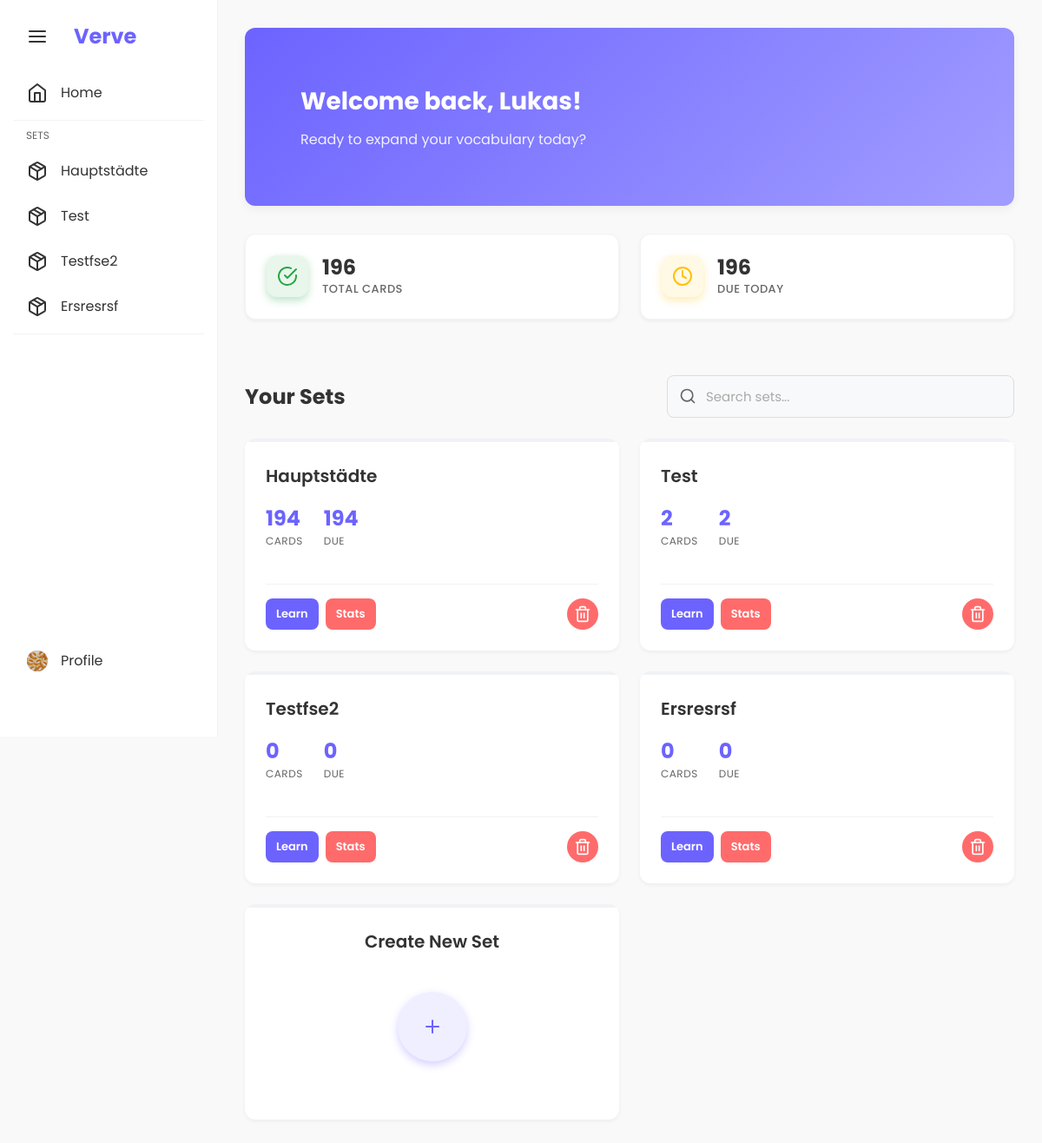
Screenshot of / (signed in) with the database file from the repository.
### app/models/vocab_set.py (models this page shows, shortened)
class VocabSet(db.Model):
    __tablename__ = 'vocab_sets'
    id = db.Column(db.Integer, primary_key=True)
    name = db.Column(db.String(100), nullable=False)
    user_id = db.Column(db.Integer, db.ForeignKey('users.id'), nullable=True)  # None for shared sets
    is_shared = db.Column(db.Boolean, nullable=False, default=False)
    created_at = db.Column(db.DateTime, nullable=False, default=datetime.now)
    updated_at = db.Column(db.DateTime, nullable=False, default=datetime.now, onupdate=datetime.now)
    cards = db.relationship('Card', backref='vocab_set', lazy=True, cascade='all, delete-orphan')
    def get_due_cards(self) -> List['Card']:
        from app.models.card import Card
        return [card for card in self.cards if card.is_due()]
    def get_statistics(self) -> dict:
        level_counts = {}
        for card in self.cards:
            level = card.level
            level_counts[level] = level_counts.get(level, 0) + 1
        return {
            'total_cards': len(self.cards),
            'level_counts': level_counts,
            'due_cards': len(self.get_due_cards())
        }

### app/models/user.py (models this page shows, shortened)
class User(UserMixin, db.Model):
    __tablename__ = 'users'
    id = db.Column(db.Integer, primary_key=True)
    username = db.Column(db.String(50), unique=True, nullable=False, index=True)
    email = db.Column(db.String(120), unique=True, nullable=False, index=True)
    password_hash = db.Column(db.String(128), nullable=False)
    created_at = db.Column(db.DateTime, nullable=False, default=datetime.now)
    avatar_file = db.Column(db.String(120), nullable=True)
    vocab_sets = db.relationship('VocabSet', backref='user', lazy=True,
                                foreign_keys='VocabSet.user_id')

### app/routes/main.py (the view)
@main_bp.route("/")
def index():
    if not current_user.is_authenticated:
        return redirect(url_for('auth.login'))
    sets = VocabService.get_all_set_names(current_user.id)
    sidebar_collapsed = request.cookies.get('sidebar_collapsed', 'false') == 'true'
    return render_template(
        "index.html",
        sets=sets,
        sidebar_collapsed=sidebar_collapsed,
        current_user=current_user
    )

### app/__init__.py (called while the page is built)
def setup_login_manager(app: Flask) -> None:
    from flask_login import LoginManager
    from app.models import User
    login_manager = LoginManager()
    login_manager.init_app(app)
    login_manager.login_view = 'auth.login'
    login_manager.login_message = 'Bitte melden Sie sich an, um auf diese Seite zuzugreifen.'
    @login_manager.user_loader
    def load_user(user_id):
        return User.query.get(int(user_id))

### app/models/card.py (called while the page is built)
    def is_due(self) -> bool:
        return self.next_review <= datetime.now()

### app/services/vocab_service.py (called while the page is built)
    @staticmethod
    def get_all_set_names(user_id: int) -> List[Dict]:
        vocab_sets = VocabSet.query.filter(VocabSet.user_id == user_id).all()
        result = []
        for vs in vocab_sets:
            level_counts = vs.get_statistics()['level_counts']
            max_level = max(level_counts.items(), key=lambda x: x[1])[0] if level_counts else 1
            result.append({
                'id': vs.id,
                'name': vs.name,
                'is_shared': vs.is_shared,
                'card_count': len(vs.cards),
                'due_count': len(vs.get_due_cards()),
                'level_counts': level_counts,
                'max_level': max_level
            })
        return result

### templates/index.html (shortened to what this page needs)
{% extends "base.html" %}
{% block content %}
<div class="container">
    <div class="welcome-card">
        <h1>Welcome back, {{ current_user.username }}!</h1>
        <p>Ready to expand your vocabulary today?</p>
    </div>
    {% if sets %}
    <div class="stats-overview">
        <div class="stat-summary-card">
            <div class="stat-summary-icon icon-style-success">
                <i data-feather="check-circle"></i>
            </div>
            <div class="stat-summary-info">
                {% set total_cards = namespace(value=0) %}
                {% for set in sets %}
                {% set total_cards.value = total_cards.value + set.card_count %}
                {% endfor %}
                <span class="stat-summary-value">{{ total_cards.value }}</span>
                <span class="stat-summary-label">Total Cards</span>
            </div>
        </div>
        <div class="stat-summary-card">
            <div class="stat-summary-icon icon-style-warning">
                <i data-feather="clock"></i>
            </div>
            <div class="stat-summary-info">
                {% set total_due = namespace(value=0) %}
                {% for set in sets %}
                {% set total_due.value = total_due.value + set.due_count %}
                {% endfor %}
                <span class="stat-summary-value">{{ total_due.value }}</span>
                <span class="stat-summary-label">Due Today</span>
            </div>
        </div>
    </div>
    {% endif %}
    <div class="card" style="background: transparent; box-shadow: none; padding: 0;">
        {% if not sets %}
        <div style="margin-bottom: var(--spacing-lg);">
            <h2 style="margin: 0;">Your Sets</h2>
        </div>
        <div class="card empty-state">
            <i data-feather="layers" class="empty-state-icon"></i>
            <h3>No Sets Yet</h3>
            <p>Create your first vocabulary set to start learning.</p>
            <button class="btn btn-primary" onclick="openCreateSetModal()">
                <i data-feather="plus"></i> Create Set
            </button>
        </div>
        {% else %}
        <div class="sets-header">
            <h2>Your Sets</h2>
            <div class="search-bar-container">
                <div class="search-bar">
                    <input type="text" id="setSearchInput" class="form-control" placeholder="Search sets..."
                        autocomplete="off">
                </div>
            </div>
        </div>
        <div class="sets-grid">
            {% for set in sets %}
            <div class="set-card" onclick="window.location.href='{{ url_for('main.set_overview', set_id=set.id) }}'">
                <div class="set-card-header">
                    <h3>{{ set.name.replace('_', ' ') | title }}</h3>
                </div>
                <div class="set-card-stats">
                    <div class="stat">
                        <span class="stat-value">{{ set.card_count }}</span>
                        <span class="stat-label">Cards</span>
                    </div>
                    <div class="stat">
                        <span class="stat-value">{{ set.due_count }}</span>
                        <span class="stat-label">Due</span>
                    </div>
                </div>
                <div class="set-card-actions">
                    <a href="{{ url_for('main.learn_set', set_id=set.id) }}" class="btn btn-sm btn-primary"
                        onclick="event.stopPropagation();">Learn</a>
                    <a href="{{ url_for('main.stats', set_id=set.id) }}" class="btn btn-info btn-sm"
                        style="background-color: var(--level-{{ set.max_level }}); color: white;"
                        onclick="event.stopPropagation();">Stats</a>
                    <button class="btn btn-sm btn-danger btn-icon" style="margin-left: auto;"
                        onclick="event.stopPropagation(); deleteVocabSet({{ set.id }}, '{{ set.name }}')">
                        <i data-feather="trash-2"></i>
                    </button>
                </div>
            </div>
            {% endfor %}
            <div class="create-new-card" onclick="openCreateSetModal()">
                <div class="set-card-header">
                    <h3>Create New Set</h3>
                </div>
                <div class="create-new-content">
                    <div class="create-icon">
                        <i data-feather="plus"></i>
                    </div>
                </div>
            </div>
        </div>
        {% endif %}
    </div>
</div>
{% endblock %}

### templates/base.html (shortened to what this page needs)
<!DOCTYPE html>
<html lang="en">
<head>
    <link rel="stylesheet" href="{{ url_for('static', filename='css/style.css') }}">
</head>
<body>
    <div class="sidebar {% if sidebar_collapsed %}collapsed{% endif %}">
        <div class="sidebar-header">
            <button class="sidebar-toggle"><i data-feather="menu"></i></button>
            <span class="sidebar-brand">Verve</span>
        </div>
        <ul class="sidebar-nav">
            <li><a href="{{ url_for('main.index') }}"><i data-feather="home"></i><span>Home</span></a></li>
            <li class="sidebar-separator"></li>
            <li class="sidebar-nav-header"><span>Sets</span></li>
            {% for set in sets %}
            <li>
                <a href="{{ url_for('main.set_overview', set_id=set.id) }}">
                    <i data-feather="package"></i>
                    <span>
                        {{ set.name.replace('_', ' ') | title }}
                    </span>
                </a>
            </li>
            {% endfor %}
            <li class="sidebar-separator"></li>
        </ul>
        {% if current_user.is_authenticated %}
        <div class="sidebar-profile-bottom">
            <a href="{{ url_for('auth.profile') }}" class="profile-link-bottom">
                <div class="sidebar-avatar">
                    {% if current_user.avatar_file %}
                    <img src="{{ url_for('static', filename=current_user.avatar_file) }}" alt="Avatar"
                        style="width: 100%; height: 100%; object-fit: cover; border-radius: 50%;">
                    {% else %}
                    {{ current_user.username[0].upper() }}
                    {% endif %}
                </div>
                <span>Profile</span>
            </a>
        </div>
        {% endif %}
    </div>
    <div class="main-content {% if sidebar_collapsed %}collapsed{% endif %}">
        {% block content %}{% endblock %}
    </div>
</body>
</html>

### rows the page displays
VocabSet: name.replace "Hauptstädte", card_count "194", due_count "194"
VocabSet: name.replace "Test", card_count "2", due_count "2"
VocabSet: name.replace "Testfse2", card_count "0", due_count "0"
VocabSet: name.replace "Ersresrsf", card_count "0", due_count "0"
User: avatar_file (picture), username "Lukas"

### other values shown
{{ total_cards.value }} "196"
{{ total_due.value }} "196"
